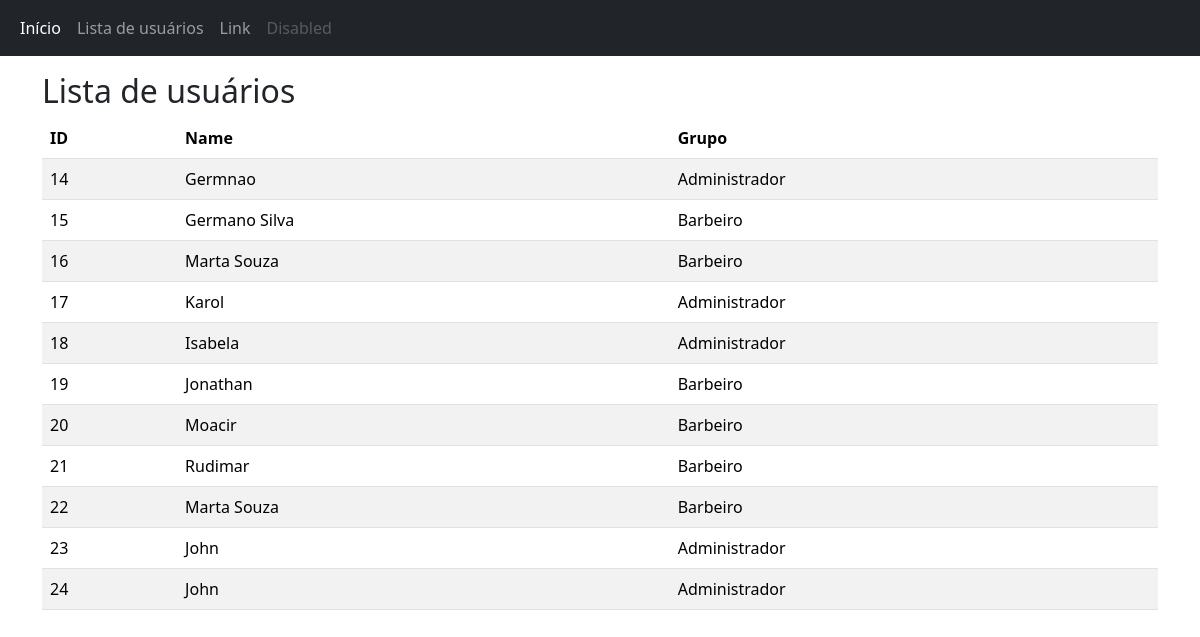
Page /Usuario/index.php on the committed database.
### tables this page shows
CREATE TABLE `usuarios` (
  `id_usuario` int(11) NOT NULL,
  `nome` varchar(256) NOT NULL,
  `email` varchar(128) NOT NULL,
  `data_de_nascimento` date NOT NULL,
  `id_grupo` int(11) NOT NULL DEFAULT 1,
  `data_criacao` datetime NOT NULL DEFAULT current_timestamp()
);

### Usuario/index.php (the view, shortened to what this page needs)
<?php
include "connection.php";
$sql = "SELECT * FROM usuarios ";
$result = $conn->query($sql);
$grupos = [1=> "Administrador", 2 => "Barbeiro", 3 => "Clientes"];
?>
<!DOCTYPE html>
<html lang="en">
<head>
  <link href="https://cdn.jsdelivr.net/npm/bootstrap@5.3.3/dist/css/bootstrap.min.css" rel="stylesheet">
</head>
<body>
    <nav class="navbar navbar-expand-sm bg-dark navbar-dark">
        <div class="container-fluid">
            <ul class="navbar-nav">
                <li class="nav-item">
                    <a class="nav-link active" href="index.html">Início</a>
                </li>
                <li class="nav-item">
                    <a class="nav-link" href="lista_de_usuarios.php">Lista de usuários</a>
                </li>
                <li class="nav-item">
                    <a class="nav-link" href="#">Link</a>
                </li>
                <li class="nav-item">
                    <a class="nav-link disabled" href="#">Disabled</a>
                </li>
            </ul>
        </div>
    </nav>
<div class="container mt-3">
  <h2>Lista de usuários</h2>
  <table class="table table-striped">
    <thead>
      <tr>
        <th>ID</th>
        <th>Name</th>
        <th>Grupo</th>
      </tr>
    </thead>
    <tbody>
      <?php
      if ($result->num_rows > 0) {
        while($row = $result->fetch_assoc()) {
          echo "<tr><td>".$row['id_usuario']."</td><td>".$row['nome']."</td><td>".$grupos[$row['id_grupo']]."</td></tr>";
        }
      }
      ?>
    </tbody>
  </table>
</div>
</body>
</html>

### rows in the picture
usuarios: id_usuario "14", nome "Germnao", id_grupo "Administrador"
usuarios: id_usuario "15", nome "Germano Silva", id_grupo "Barbeiro"
usuarios: id_usuario "16", nome "Marta Souza", id_grupo "Barbeiro"
usuarios: id_usuario "17", nome "Karol", id_grupo "Administrador"
usuarios: id_usuario "18", nome "Isabela", id_grupo "Administrador"
usuarios: id_usuario "19", nome "Jonathan", id_grupo "Barbeiro"
usuarios: id_usuario "20", nome "Moacir", id_grupo "Barbeiro"
usuarios: id_usuario "21", nome "Rudimar", id_grupo "Barbeiro"
usuarios: id_usuario "22", nome "Marta Souza", id_grupo "Barbeiro"
usuarios: id_usuario "23", nome "John", id_grupo "Administrador"
usuarios: id_usuario "24", nome "John", id_grupo "Administrador"
